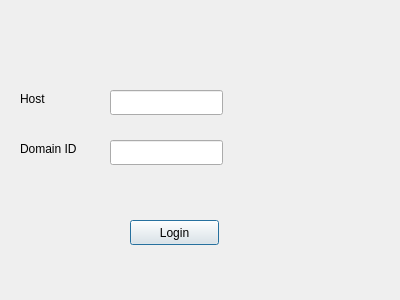
<?xml version="1.0" encoding="UTF-8"?>
<ui version="4.0">
 <class>Dialog</class>
 <widget class="QDialog" name="Dialog">
  <property name="geometry">
   <rect>
    <x>0</x>
    <y>0</y>
    <width>400</width>
    <height>300</height>
   </rect>
  </property>
  <property name="windowTitle">
   <string>Dialog</string>
  </property>
  <widget class="QPushButton" name="loginBtn">
   <property name="geometry">
    <rect>
     <x>130</x>
     <y>220</y>
     <width>89</width>
     <height>25</height>
    </rect>
   </property>
   <property name="text">
    <string>Login</string>
   </property>
  </widget>
  <widget class="QLabel" name="hostLabel">
   <property name="geometry">
    <rect>
     <x>20</x>
     <y>90</y>
     <width>67</width>
     <height>17</height>
    </rect>
   </property>
   <property name="text">
    <string>Host</string>
   </property>
  </widget>
  <widget class="QLabel" name="domainIDLabel">
   <property name="geometry">
    <rect>
     <x>20</x>
     <y>140</y>
     <width>71</width>
     <height>17</height>
    </rect>
   </property>
   <property name="text">
    <string>Domain ID</string>
   </property>
  </widget>
  <widget class="QLineEdit" name="hostLine">
   <property name="geometry">
    <rect>
     <x>110</x>
     <y>90</y>
     <width>113</width>
     <height>25</height>
    </rect>
   </property>
   <property name="text">
    <string/>
   </property>
   <property name="readOnly">
    <bool>true</bool>
   </property>
  </widget>
  <widget class="QLineEdit" name="domainIDLine">
   <property name="geometry">
    <rect>
     <x>110</x>
     <y>140</y>
     <width>113</width>
     <height>25</height>
    </rect>
   </property>
  </widget>
 </widget>
 <resources/>
 <connections/>
</ui>
